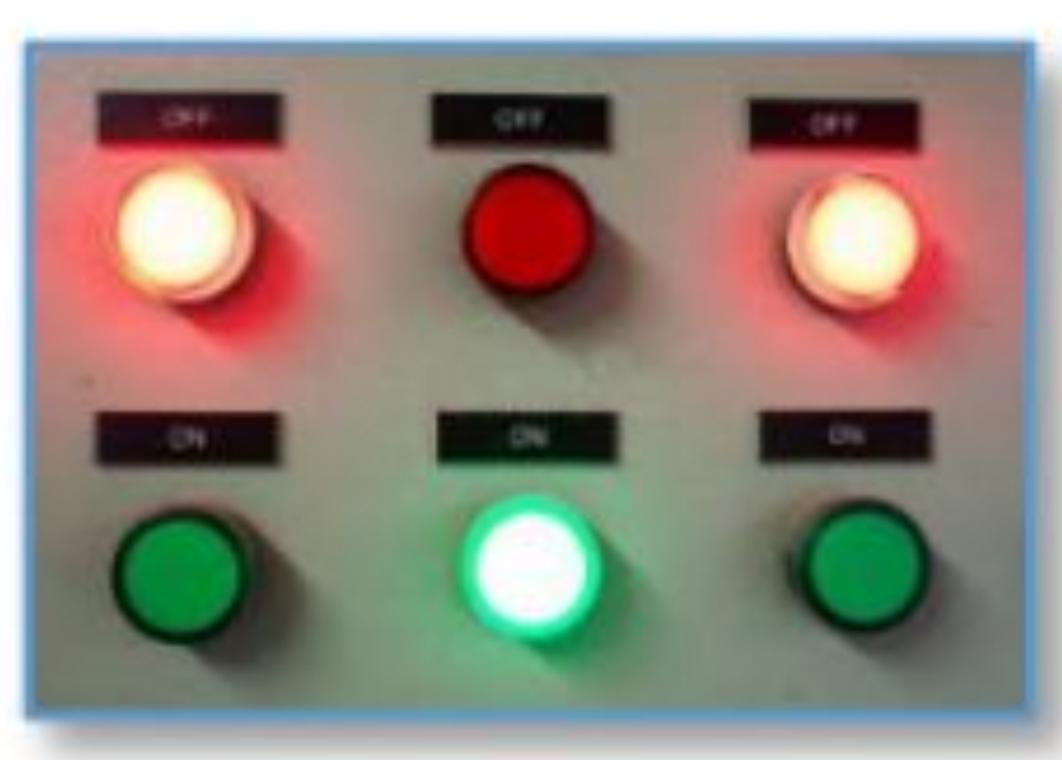
//> input picture pbl1/painel.jpeg, 1062 x 760 px
$ ./code painel.jpeg   (built with g++ and OpenCV 4)
//> lines starting //> are read from the running program, lines starting //| are printed output that depends on the picture; after the words box and inside, x2 and y2 are one past the last pixel; in counts of white or black regions, pixels touching at a corner belong together
#include <iostream>
#include <opencv2/highgui.hpp>
#include <opencv2/imgcodecs.hpp>
#include <opencv2/imgproc.hpp>


using namespace std;
using namespace cv;

Mat src, imgThresholded, dst, src_gray;

void colorChanges(Mat &in, Mat &out);

int main(int argc, char *argv[])
{

	vector<Vec3f> circlesL;
	vector<Vec3f> circles;


	char * imageName = argv[1];
	src = imread(imageName, IMREAD_COLOR);
//> src is the input picture: 760 rows x 1062 cols, CV_8UC3; mean B, G, R 126.3, 135.9, 146.6

	int iLastX = -1;
	int iLastY = -1;

	//while(true){
	colorChanges(src,imgThresholded);
//> in colorChanges, `cvtColor(in, out, COLOR_BGR2HSV);`: out: 760 rows x 1062 cols, CV_8UC3; mean H, S, V 52.2, 73.7, 161.2
//> in colorChanges, `inRange(out, Scalar(iLowH, iLowS, iLowV), Scalar(iHighH, iHighS, iHigh..`:
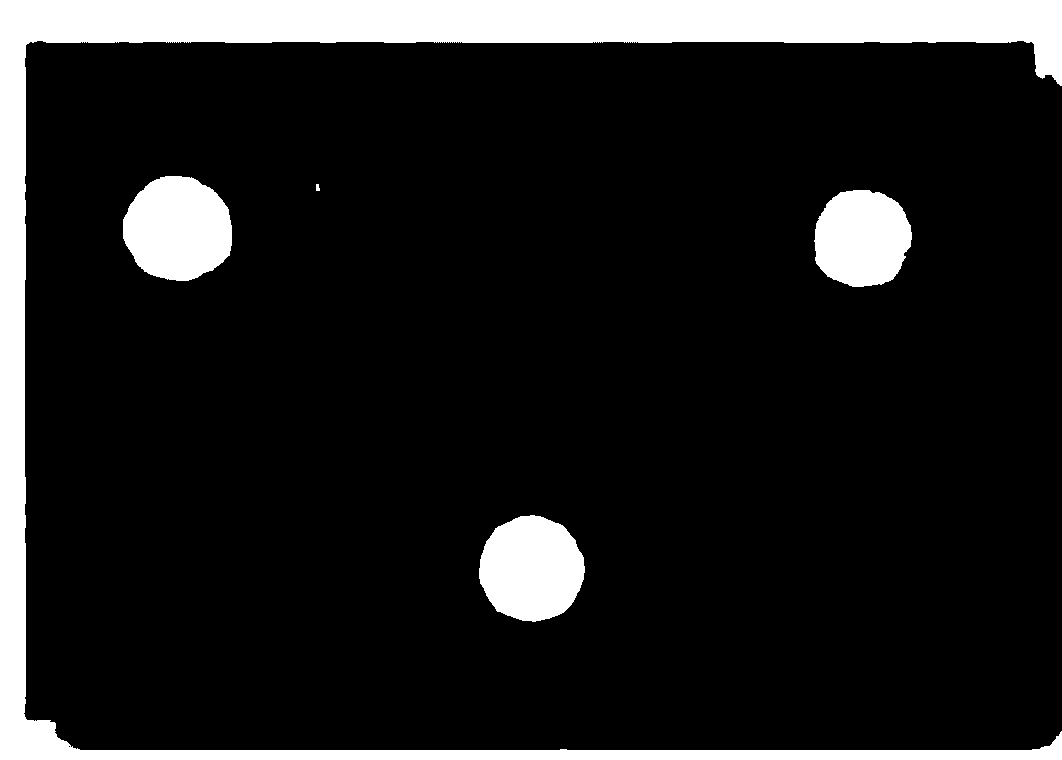
//> out: 760 rows x 1062 cols, CV_8UC1; 12.6% white; 5 white regions, box (x1, y1, x2, y2) and area: (0, 0, 1062, 760) 76128, (123, 176, 232, 281) 8984, (479, 515, 585, 622) 8737, (814, 190, 912, 287) 7568, (316, 184, 320, 191) 24
//> in colorChanges, `erode(out, out, getStructuringElement(MORPH_ELLIPSE, Size(5, 5)));`:
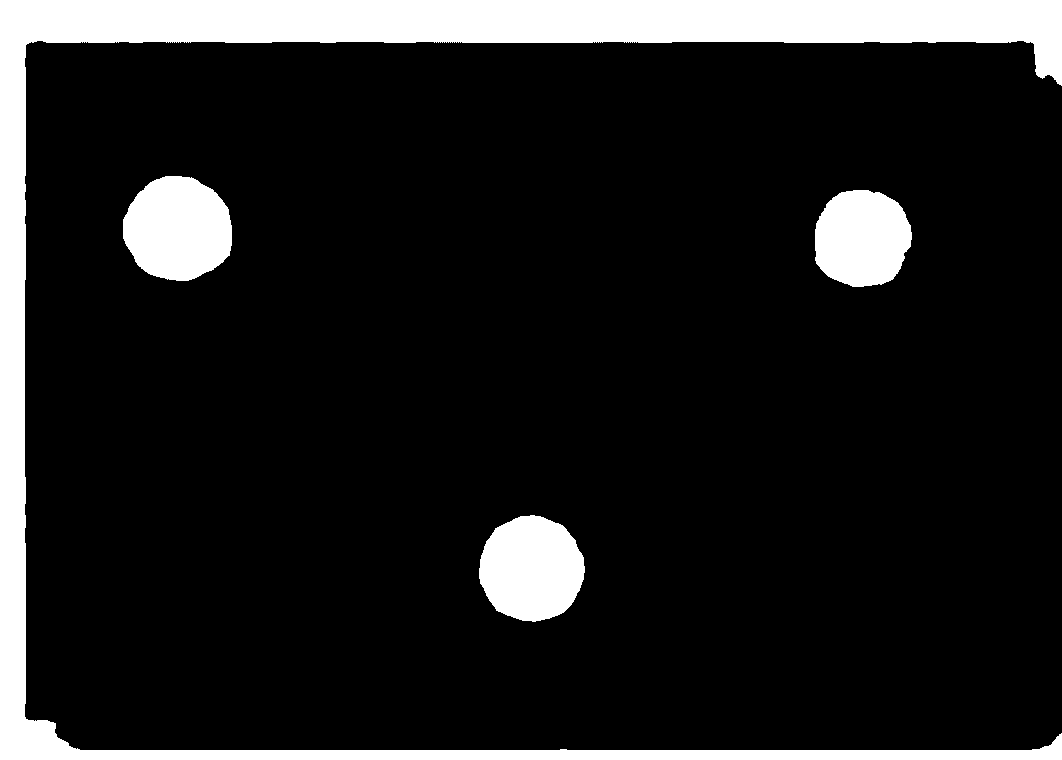
//> out: 760 rows x 1062 cols, CV_8UC1; 12.6% white; 4 white regions, box (x1, y1, x2, y2) and area: (0, 0, 1062, 760) 76124, (123, 176, 232, 281) 8979, (479, 515, 585, 622) 8735, (815, 190, 912, 287) 7558
	GaussianBlur(imgThresholded, dst, Size(9, 9), 2, 2 );
	HoughCircles(dst, circlesL, CV_HOUGH_GRADIENT, 1, imgThresholded.rows/8, 40, 20, 0, 0 );
//> circlesL = 3 circles (x, y, radius): [530.5, 567.5, 53], [862.5, 238.5, 49.2], [178.5, 229.5, 53.1]


	GaussianBlur(src, src_gray, Size(9, 9), 2, 2 );
	cvtColor(src_gray, src_gray, COLOR_BGR2GRAY);
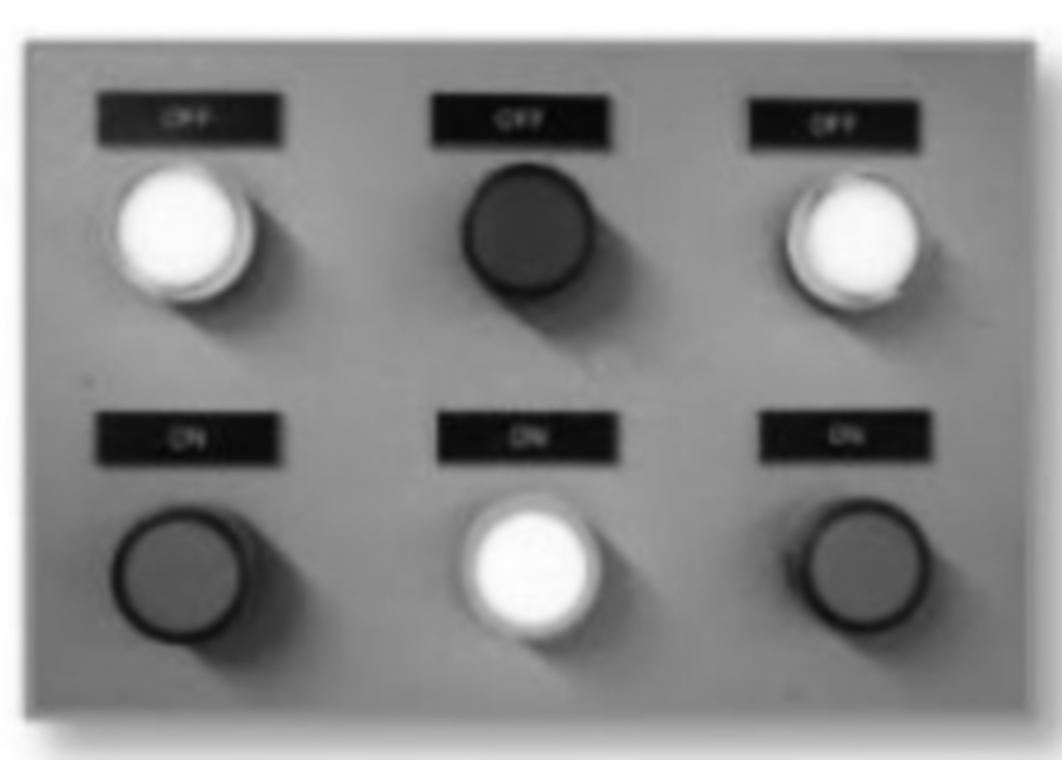
//> src_gray: 760 rows x 1062 cols, CV_8UC1; min 5, max 255, mean 138
	HoughCircles(src_gray, circles, CV_HOUGH_GRADIENT, 1, imgThresholded.rows/8, 50, 40, 0, 0 );
//> circles = 6 circles (x, y, radius): [531.5, 568.5, 55.7], [186.5, 232.5, 66.6], [851.5, 240.5, 64.9], [181.5, 577.5, 56.1], [864.5, 566.5, 52.9], [517.5, 236.5, 57.5]

	//HoughCircles(dst, circles, CV_HOUGH_GRADIENT, 1, imgThresholded.rows/8, 40, 20, 0, 0 );


	for( size_t i = 0; i < circles.size(); i++ )
	{
   		Point center(cvRound(circles[i][0]), cvRound(circles[i][1]));
   		int radius = cvRound(circles[i][2]);
   		// circle center
   		circle( src, center, 3, Scalar(0,255,0), -1, 8, 0 );
   		// circle outline
   		circle( src, center, radius, Scalar(0,0,255), 3, 8, 0 );
 	}
//> this loop made 6 passes
//> (center, radius) on passes 1 to 6: (Point(532, 568), 56), (Point(186, 232), 67), (Point(852, 240), 65), (Point(182, 578), 56), (Point(864, 566), 53), (Point(518, 236), 58)
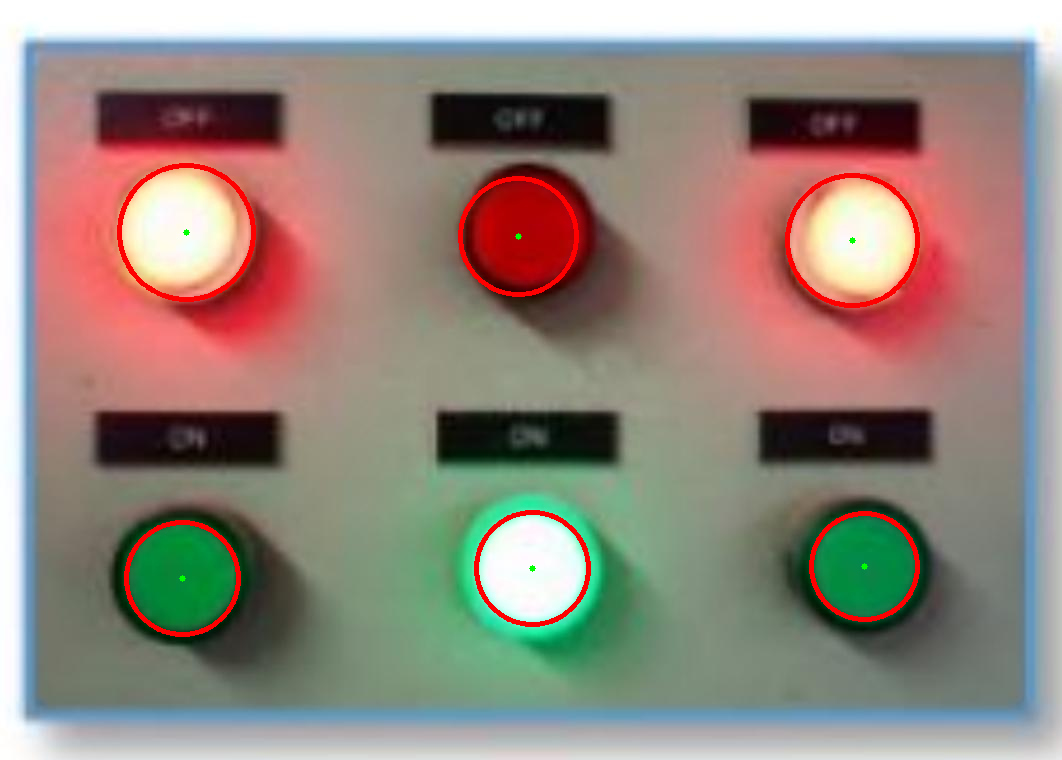
//> src: 760 rows x 1062 cols, CV_8UC3; 1.39% of pixels changed, all inside (x1, y1, x2, y2) = (117, 163, 920, 637)

	for( size_t i = 0; i < circlesL.size(); i++ )
	{
   		Point center(cvRound(circlesL[i][0]), cvRound(circlesL[i][1]));
   		int radius = cvRound(circlesL[i][2]);
   		// circle center
   		circle( src, center, 3, Scalar(0,255,0), -1, 8, 0 );
   		// circle outline
   		circle( src, center, radius, Scalar(255,0,0), 3, 8, 0 );
 	}
//> this loop made 3 passes
//> (center, radius) on passes 1 to 3: (Point(530, 568), 53), (Point(862, 238), 49), (Point(178, 230), 53)
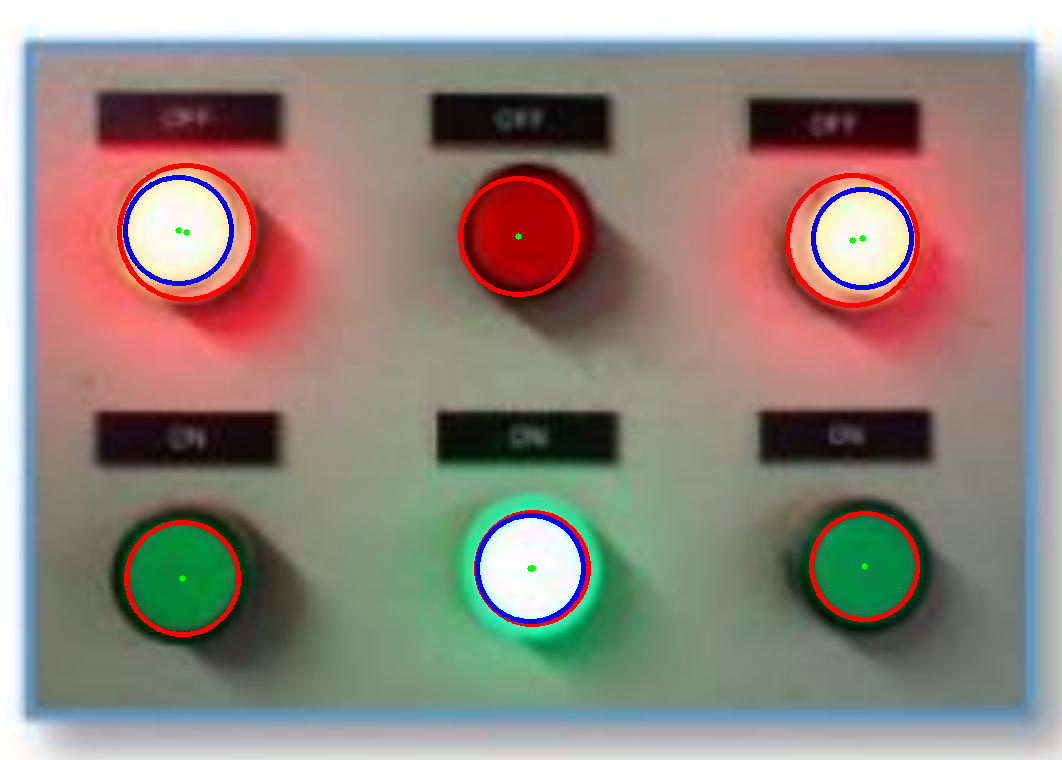
//> src: 760 rows x 1062 cols, CV_8UC3; 0.61% of pixels changed, all inside (x1, y1, x2, y2) = (123, 175, 914, 624)


	int x_pos[2];
	int y_pos[3];
	x_pos[0] = 0;
	y_pos[0] = 0;
	x_pos[1] = 0;
	y_pos[1] = 0;
	for(int i = 0; i < circles.size(); i++){
		if(cvRound(circles[i][0]) < cvRound(circles[x_pos[0]][0])) x_pos[0] = i;
		if(cvRound(circles[i][0]) > cvRound(circles[x_pos[1]][0])) x_pos[1] = i;
		if(cvRound(circles[i][1]) < cvRound(circles[y_pos[0]][1])) y_pos[0] = i;
		if(cvRound(circles[i][1]) > cvRound(circles[y_pos[1]][1])) y_pos[1] = i;
 	}
//> this loop made 6 passes

	y_pos[2] = (cvRound(circles[y_pos[0]][1]) + cvRound(circles[y_pos[1]][1]))/2;
//> y_pos = [1, 3, 405]
	/*
	for(int i = 0; i < circles.size(); i++){
		if(circlesL[i][0] < )


	}
	*/
	cout << "Y max: " << cvRound(circles[y_pos[1]][1]) << " Y min: " << cvRound(circles[y_pos[0]][1]) << endl;
//| Y max: 578 Y min: 232

	cout << "Y medio: " << y_pos[2] << endl;
//| Y medio: 405

	cout << "Circulos encontrados totais: " << circles.size() << endl;
//| Circulos encontrados totais: 6
	cout << "Circulos encontrados acesos: " << circlesL.size() << endl;
//| Circulos encontrados acesos: 3

	namedWindow("Thresholded Image", WINDOW_NORMAL);
	namedWindow("Original", WINDOW_NORMAL);
	namedWindow("Gauss", WINDOW_NORMAL);
	imshow("Thresholded Image", imgThresholded);
	imshow("Original", src);
	imshow("Gauss", dst);
	if(waitKey(0) == 27){
//> the space key is pressed
		cout << "Tecla ESC pressionada" << endl;
		//break;
	}


	//}


	return 0;
}


void colorChanges(Mat &in, Mat &out){

    int iLowH = 0;
	int iHighH = 255;

	int iLowS = 0;
	int iHighS = 87;

	int iLowV = 204;
	int iHighV = 255;


    cvtColor(in, out, COLOR_BGR2HSV); //Converte a matriz in em RGB para a matriz out em HSV
    inRange(out, Scalar(iLowH, iLowS, iLowV), Scalar(iHighH, iHighS, iHighV), out);     //Aplica os parametros de maximo e minimo a matriz out

    erode(out, out, getStructuringElement(MORPH_ELLIPSE, Size(5, 5)));          //Filtros que diminuem o ruido "afinando os contorno"(erode) e que "engrossam os contornos"(dilate)
    dilate(out, out, getStructuringElement(MORPH_ELLIPSE, Size(5, 5)));
    dilate(out, out, getStructuringElement(MORPH_ELLIPSE, Size(5, 5)));
    erode(out, out, getStructuringElement(MORPH_ELLIPSE, Size(5, 5)));

}
